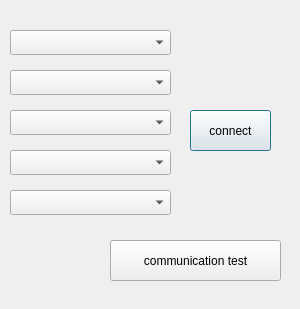
<?xml version="1.0" encoding="UTF-8"?>
<ui version="4.0">
 <class>Dialog</class>
 <widget class="QDialog" name="Dialog">
  <property name="geometry">
   <rect>
    <x>0</x>
    <y>0</y>
    <width>300</width>
    <height>309</height>
   </rect>
  </property>
  <property name="windowTitle">
   <string>Communication Settings</string>
  </property>
  <widget class="QPushButton" name="comm_open">
   <property name="geometry">
    <rect>
     <x>190</x>
     <y>110</y>
     <width>81</width>
     <height>41</height>
    </rect>
   </property>
   <property name="text">
    <string>connect</string>
   </property>
  </widget>
  <widget class="QPushButton" name="comm_test">
   <property name="geometry">
    <rect>
     <x>110</x>
     <y>240</y>
     <width>171</width>
     <height>41</height>
    </rect>
   </property>
   <property name="text">
    <string>communication test</string>
   </property>
  </widget>
  <widget class="QComboBox" name="comm_portlist">
   <property name="geometry">
    <rect>
     <x>10</x>
     <y>30</y>
     <width>161</width>
     <height>25</height>
    </rect>
   </property>
  </widget>
  <widget class="QComboBox" name="comm_baudrate">
   <property name="geometry">
    <rect>
     <x>10</x>
     <y>70</y>
     <width>161</width>
     <height>25</height>
    </rect>
   </property>
  </widget>
  <widget class="QComboBox" name="comm_bytesz">
   <property name="geometry">
    <rect>
     <x>10</x>
     <y>110</y>
     <width>161</width>
     <height>25</height>
    </rect>
   </property>
  </widget>
  <widget class="QComboBox" name="comm_parity">
   <property name="geometry">
    <rect>
     <x>10</x>
     <y>150</y>
     <width>161</width>
     <height>25</height>
    </rect>
   </property>
  </widget>
  <widget class="QComboBox" name="comm_stopbits">
   <property name="geometry">
    <rect>
     <x>10</x>
     <y>190</y>
     <width>161</width>
     <height>25</height>
    </rect>
   </property>
  </widget>
  <widget class="QLabel" name="comm_status">
   <property name="geometry">
    <rect>
     <x>30</x>
     <y>240</y>
     <width>41</width>
     <height>41</height>
    </rect>
   </property>
   <property name="autoFillBackground">
    <bool>true</bool>
   </property>
   <property name="text">
    <string/>
   </property>
   <property name="scaledContents">
    <bool>true</bool>
   </property>
  </widget>
 </widget>
 <resources/>
 <connections/>
</ui>
